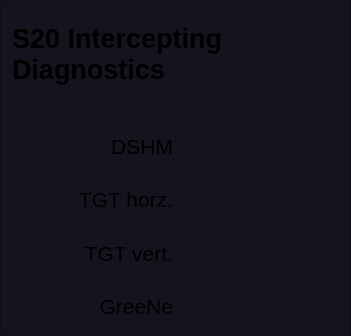
   <widget class="QFrame" name="frame">
    <property name="geometry">
     <rect>
      <x>1555</x>
      <y>45</y>
      <width>351</width>
      <height>336</height>
     </rect>
    </property>
    <property name="styleSheet">
     <string notr="true">background-color: rgb(20,20,30);

</string>
    </property>
    <property name="frameShape">
     <enum>QFrame::StyledPanel</enum>
    </property>
    <property name="frameShadow">
     <enum>QFrame::Raised</enum>
    </property>
    <layout class="QGridLayout" name="gridLayout">
     <property name="topMargin">
      <number>5</number>
     </property>
     <property name="bottomMargin">
      <number>5</number>
     </property>
     <property name="verticalSpacing">
      <number>5</number>
     </property>
     <item row="19" column="1">
      <widget class="PyDMLabel" name="PyDMLabel_10">
       <property name="font">
        <font>
         <pointsize>14</pointsize>
         <weight>50</weight>
         <bold>false</bold>
        </font>
       </property>
       <property name="toolTip">
        <string/>
       </property>
       <property name="styleSheet">
        <string notr="true">PyDMLabel {
  border-radius: 2px;
}
PyDMLabel[alarmSensitiveBorder=&quot;true&quot;][alarmSeverity=&quot;0&quot;] {
  background-color: rgb(0,0,10);
  color: rgb(144,194,255);
}</string>
       </property>
       <property name="alignment">
        <set>Qt::AlignCenter</set>
       </property>
       <property name="precision" stdset="0">
        <number>1</number>
       </property>
       <property name="showUnits" stdset="0">
        <bool>false</bool>
       </property>
       <property name="precisionFromPV" stdset="0">
        <bool>false</bool>
       </property>
       <property name="channel" stdset="0">
        <string>OTRS:LI20:3075:MOTR</string>
       </property>
      </widget>
     </item>
     <item row="21" column="0">
      <widget class="QLabel" name="label_8">
       <property name="font">
        <font>
         <pointsize>16</pointsize>
         <weight>50</weight>
         <bold>false</bold>
        </font>
       </property>
       <property name="text">
        <string>TGT vert.</string>
       </property>
       <property name="alignment">
        <set>Qt::AlignRight|Qt::AlignTrailing|Qt::AlignVCenter</set>
       </property>
      </widget>
     </item>
     <item row="20" column="1">
      <widget class="PyDMLabel" name="PyDMLabel_6">
       <property name="font">
        <font>
         <pointsize>14</pointsize>
         <weight>50</weight>
         <bold>false</bold>
        </font>
       </property>
       <property name="toolTip">
        <string/>
       </property>
       <property name="styleSheet">
        <string notr="true">PyDMLabel {
  border-radius: 2px;
}
PyDMLabel[alarmSensitiveBorder=&quot;true&quot;][alarmSeverity=&quot;0&quot;] {
  background-color: rgb(0,0,10);
  color: rgb(144,194,255);
}</string>
       </property>
       <property name="alignment">
        <set>Qt::AlignCenter</set>
       </property>
       <property name="precision" stdset="0">
        <number>1</number>
       </property>
       <property name="showUnits" stdset="0">
        <bool>false</bool>
       </property>
       <property name="precisionFromPV" stdset="0">
        <bool>false</bool>
       </property>
       <property name="channel" stdset="0">
        <string>XPS:LI20:MC05:M2.RBV</string>
       </property>
      </widget>
     </item>
     <item row="20" column="0">
      <widget class="QLabel" name="label_9">
       <property name="font">
        <font>
         <pointsize>16</pointsize>
         <weight>50</weight>
         <bold>false</bold>
        </font>
       </property>
       <property name="text">
        <string>TGT horz.</string>
       </property>
       <property name="alignment">
        <set>Qt::AlignRight|Qt::AlignTrailing|Qt::AlignVCenter</set>
       </property>
      </widget>
     </item>
     <item row="22" column="0">
      <widget class="QLabel" name="label_7">
       <property name="font">
        <font>
         <pointsize>16</pointsize>
         <weight>50</weight>
         <bold>false</bold>
        </font>
       </property>
       <property name="text">
        <string>GreeNe</string>
       </property>
       <property name="alignment">
        <set>Qt::AlignRight|Qt::AlignTrailing|Qt::AlignVCenter</set>
       </property>
      </widget>
     </item>
     <item row="19" column="0">
      <widget class="QLabel" name="label_13">
       <property name="font">
        <font>
         <pointsize>16</pointsize>
         <weight>50</weight>
         <bold>false</bold>
        </font>
       </property>
       <property name="text">
        <string>DSHM</string>
       </property>
       <property name="alignment">
        <set>Qt::AlignRight|Qt::AlignTrailing|Qt::AlignVCenter</set>
       </property>
      </widget>
     </item>
     <item row="0" column="0" rowspan="2" colspan="2">
      <widget class="QLabel" name="label_26">
       <property name="sizePolicy">
        <sizepolicy hsizetype="Expanding" vsizetype="Preferred">
         <horstretch>0</horstretch>
         <verstretch>0</verstretch>
        </sizepolicy>
       </property>
       <property name="minimumSize">
        <size>
         <width>0</width>
         <height>30</height>
        </size>
       </property>
       <property name="font">
        <font>
         <pointsize>20</pointsize>
         <weight>75</weight>
         <bold>true</bold>
        </font>
       </property>
       <property name="text">
        <string>S20 Intercepting Diagnostics</string>
       </property>
       <property name="alignment">
        <set>Qt::AlignLeading|Qt::AlignLeft|Qt::AlignVCenter</set>
       </property>
       <property name="wordWrap">
        <bool>true</bool>
       </property>
      </widget>
     </item>
     <item row="21" column="1">
      <widget class="PyDMLabel" name="PyDMLabel_5">
       <property name="font">
        <font>
         <pointsize>14</pointsize>
         <weight>50</weight>
         <bold>false</bold>
        </font>
       </property>
       <property name="toolTip">
        <string/>
       </property>
       <property name="styleSheet">
        <string notr="true">PyDMLabel {
  border-radius: 2px;
}
PyDMLabel[alarmSensitiveBorder=&quot;true&quot;][alarmSeverity=&quot;0&quot;] {
  background-color: rgb(0,0,10);
  color: rgb(144,194,255);
}</string>
       </property>
       <property name="alignment">
        <set>Qt::AlignCenter</set>
       </property>
       <property name="precision" stdset="0">
        <number>1</number>
       </property>
       <property name="showUnits" stdset="0">
        <bool>false</bool>
       </property>
       <property name="precisionFromPV" stdset="0">
        <bool>false</bool>
       </property>
       <property name="channel" stdset="0">
        <string>XPS:LI20:MC05:M1.RBV</string>
       </property>
      </widget>
     </item>
     <item row="22" column="1">
      <widget class="PyDMLabel" name="PyDMLabel_4">
       <property name="font">
        <font>
         <pointsize>14</pointsize>
         <weight>50</weight>
         <bold>false</bold>
        </font>
       </property>
       <property name="toolTip">
        <string/>
       </property>
       <property name="styleSheet">
        <string notr="true">PyDMLabel {
  border-radius: 2px;
}
PyDMLabel[alarmSensitiveBorder=&quot;true&quot;][alarmSeverity=&quot;0&quot;] {
  background-color: rgb(0,0,10);
  color: rgb(0,255,0);
}

PyDMLabel[alarmSensitiveBorder=&quot;true&quot;][alarmSeverity=&quot;1&quot;] {
  background-color: rgb(0,0,10);
  color: rgb(255,255,0);
}

PyDMLabel[alarmSensitiveBorder=&quot;true&quot;][alarmSeverity=&quot;2&quot;] {
  background-color: rgb(255,0,0);
  color: rgb(255,255,255);
}

PyDMLabel[alarmSensitiveBorder=&quot;true&quot;][alarmSeverity=&quot;3&quot;] {
  background-color: rgb(192,0,255);
  color: rgb(255,255,0);
}

PyDMLabel[alarmSensitiveBorder=&quot;true&quot;][alarmSeverity=&quot;4&quot;] {
  color: rgb(218,218,218);
  background-color: rgb(25,25,25);
}</string>
       </property>
       <property name="alignment">
        <set>Qt::AlignCenter</set>
       </property>
       <property name="showUnits" stdset="0">
        <bool>true</bool>
       </property>
       <property name="precisionFromPV" stdset="0">
        <bool>false</bool>
       </property>
       <property name="channel" stdset="0">
        <string>OTRS:LI20:3158:PNEUMATIC</string>
       </property>
      </widget>
     </item>
     <item row="2" column="0" colspan="2">
      <widget class="PyDMDrawingLine" name="PyDMDrawingLine_5">
       <property name="minimumSize">
        <size>
         <width>0</width>
         <height>10</height>
        </size>
       </property>
       <property name="maximumSize">
        <size>
         <width>16777215</width>
         <height>10</height>
        </size>
       </property>
       <property name="toolTip">
        <string/>
       </property>
       <property name="brush" stdset="0">
        <brush brushstyle="SolidPattern">
         <color alpha="255">
          <red>200</red>
          <green>200</green>
          <blue>200</blue>
         </color>
        </brush>
       </property>
       <property name="penColor" stdset="0">
        <color>
         <red>80</red>
         <green>80</green>
         <blue>80</blue>
        </color>
       </property>
       <property name="penWidth" stdset="0">
        <double>1.000000000000000</double>
       </property>
      </widget>
     </item>
    </layout>
   </widget>
